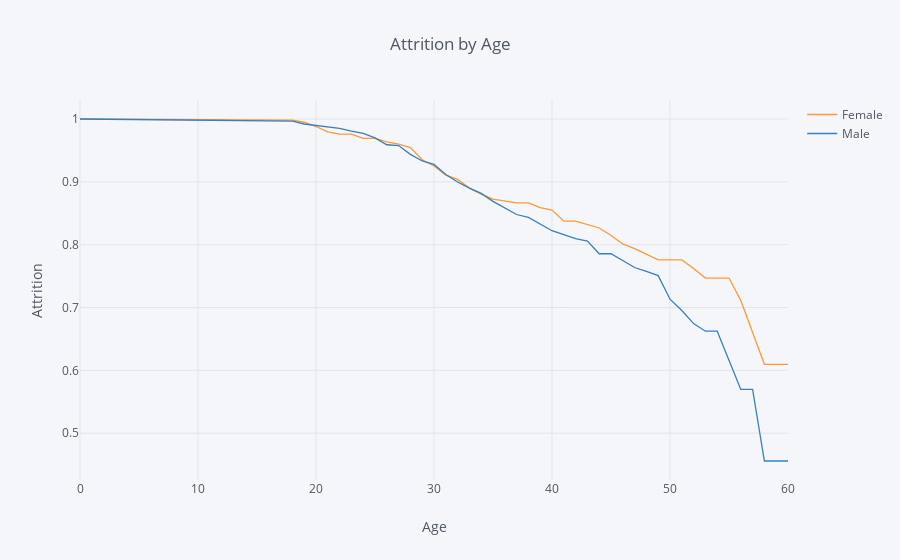

This figure's notebook cell:
### Code cell
rates.iplot(kind='line', xTitle='Age', yTitle='Attrition', title='Attrition by Age')

### Figure 1 — Plotly figure (JSON) as saved in the notebook; plotly's stock layout.template omitted (floating-point values rounded to 4 significant figures)
{"data": [{"line": {"color": "rgba(255, 153, 51, 1.0)", "dash": "solid", "shape": "linear", "width": 1.3}, "mode": "lines", "name": "Female", "text": "", "type": "scatter", "uid": "4c31d472-e90c-4c69-974d-f1788bbb756d", "x": [0, 18, 19, 20, 21, 22, 23, 24, 25, 26, 27, 28, 29, 30, 31, 32, 33, 34, 35, 36, 37, 38, 39, 40, 41, 42, 43, 44, 45, 46, 47, 48, 49, 50, 51, 52, 53, 54, 55, 56, 57, 58, 59, 60], "y": [1, 0.9983, 0.9949, 0.988, 0.9794, 0.976, 0.976, 0.969, 0.969, 0.9637, 0.9601, 0.9544, 0.9352, 0.9252, 0.9105, 0.904, 0.8901, 0.8804, 0.8725, 0.8696, 0.8665, 0.8665, 0.8591, 0.8551, 0.8374, 0.8374, 0.8322, 0.8266, 0.8146, 0.8011, 0.7936, 0.785, 0.7757, 0.7757, 0.7757, 0.7621, 0.7469, 0.7469, 0.7469, 0.7113, 0.6605, 0.6097, 0.6097, 0.6097]}, {"line": {"color": "rgba(55, 128, 191, 1.0)", "dash": "solid", "shape": "linear", "width": 1.3}, "mode": "lines", "name": "Male", "text": "", "type": "scatter", "uid": "49eda688-dc30-44fa-bd7b-3232410729fa", "x": [0, 18, 19, 20, 21, 22, 23, 24, 25, 26, 27, 28, 29, 30, 31, 32, 33, 34, 35, 36, 37, 38, 39, 40, 41, 42, 43, 44, 45, 46, 47, 48, 49, 50, 51, 52, 53, 54, 55, 56, 57, 58, 59, 60], "y": [1, 0.9966, 0.9921, 0.9898, 0.9886, 0.9852, 0.9806, 0.977, 0.9699, 0.959, 0.9578, 0.9438, 0.9332, 0.9277, 0.9118, 0.8997, 0.8901, 0.8817, 0.8689, 0.8589, 0.848, 0.8433, 0.8331, 0.8222, 0.8162, 0.8096, 0.8058, 0.7856, 0.7856, 0.7752, 0.7637, 0.7575, 0.7508, 0.7132, 0.6952, 0.6744, 0.6624, 0.6624, 0.6172, 0.5697, 0.5697, 0.4558, 0.4558, 0.4558]}], "layout": {"autosize": true, "legend": {"bgcolor": "#F5F6F9", "font": {"color": "#4D5663"}}, "paper_bgcolor": "#F5F6F9", "plot_bgcolor": "#F5F6F9", "title": {"font": {"color": "#4D5663"}, "text": "Attrition by Age"}, "xaxis": {"autorange": true, "gridcolor": "#E1E5ED", "range": [0, 60], "showgrid": true, "tickfont": {"color": "#4D5663"}, "title": {"font": {"color": "#4D5663"}, "text": "Age"}, "type": "linear", "zerolinecolor": "#E1E5ED"}, "yaxis": {"autorange": true, "gridcolor": "#E1E5ED", "range": [0.4255, 1.03], "showgrid": true, "tickfont": {"color": "#4D5663"}, "title": {"font": {"color": "#4D5663"}, "text": "Attrition"}, "type": "linear", "zerolinecolor": "#E1E5ED"}}}
